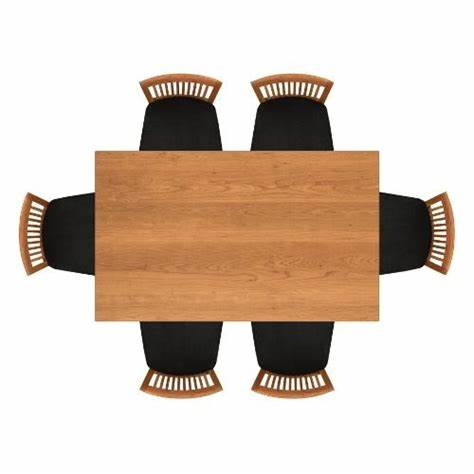
#> input picture 210962100_week4/resources/Table.jfif, 474 x 474 px
$ python q2.py
#> lines starting #> are read from the running program, lines starting #| are printed output that depends on the picture; after the words box and inside, x2 and y2 are one past the last pixel; in counts of white or black regions, pixels touching at a corner belong together
import cv2
import numpy as np

# Path to the input image
image_path = 'resources/Table.jfif'

# Read the input image
image = cv2.imread(image_path)
#> image is the input picture: shape (474, 474, 3); mean B, G, R 185.3, 198.3, 214.2

# Convert the image to grayscale
gray_image = cv2.cvtColor(image, cv2.COLOR_BGR2GRAY)
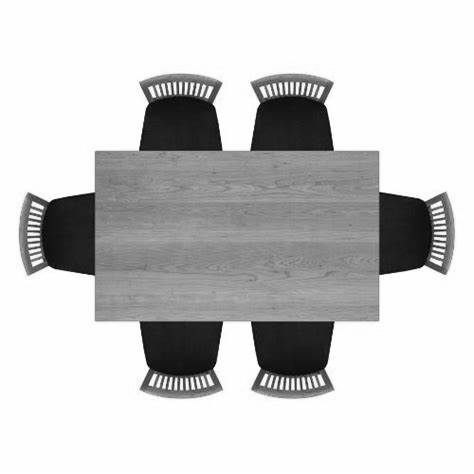
#> gray_image: shape (474, 474); min 0, max 255, mean 201.6

# Apply the Canny edge detector to the grayscale image
edges = cv2.Canny(gray_image, 50, 150, apertureSize=3)
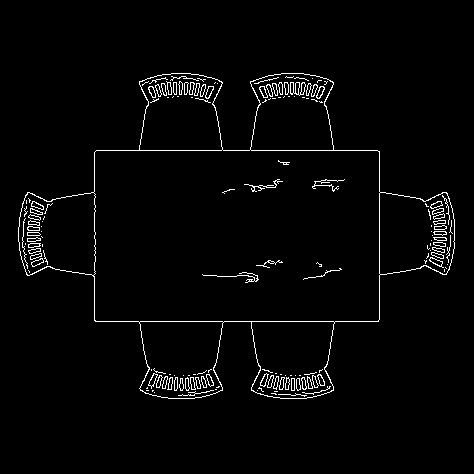
#> edges: shape (474, 474); 2.5% white in thin lines or dots, all inside (x1, y1, x2, y2) = (18, 73, 455, 399)

# Detect lines using the Hough Line Transform
# Parameters:
# - edges: The edge-detected image
# - 1: Distance resolution of the accumulator in pixels
# - np.pi / 180: Angle resolution of the accumulator in radians
# - threshold=100: Minimum number of votes (threshold) to consider a line
lines = cv2.HoughLines(edges, 1, np.pi / 180, threshold=100)
#> lines = [[321, 1.57], [150, 1.57], [379, 0], [94, 0]]

# Create a copy of the original image to draw lines on
image_with_lines = image.copy()

# Draw the detected lines on the image
for line in lines:
    rho, theta = line[0]
    a = np.cos(theta)
    b = np.sin(theta)
    x0 = a * rho
    y0 = b * rho
    x1 = int(x0 + 1000 * (-b))
    y1 = int(y0 + 1000 * (a))
    x2 = int(x0 - 1000 * (-b))
    y2 = int(y0 - 1000 * (a))
    cv2.line(image_with_lines, (x1, y1), (x2, y2), (0, 0, 255), 2)
#> this loop made 4 passes
#> (rho, theta, a, b, x0, y0, x1, y1) on passes 1 to 4: (321, 1.57, -4.37e-08, 1, -1.4e-05, 321, -1000, 320), (150, 1.57, -4.37e-08, 1, -6.56e-06, 150, -1000, 149), (379, 0, 1, 0, 379, 0, 379, 1000), (94, 0, 1, 0, 94, 0, 94, 1000)
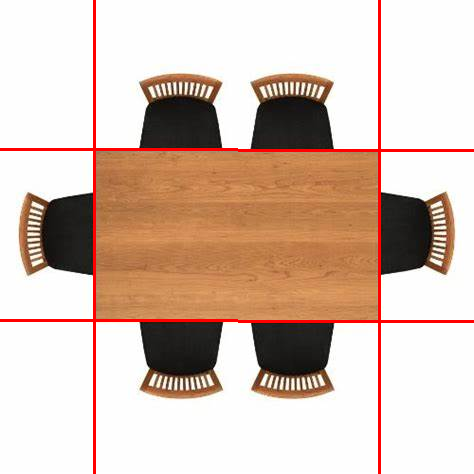
#> image_with_lines: shape (474, 474, 3); 2.52% of pixels changed, all inside (x1, y1, x2, y2) = (0, 0, 474, 474)

# Display the original and processed images
cv2.imshow('Original Image', image)
cv2.imshow('Detected Lines', image_with_lines)

# Wait for a key press and then close all windows
cv2.waitKey(0)
cv2.destroyAllWindows()
